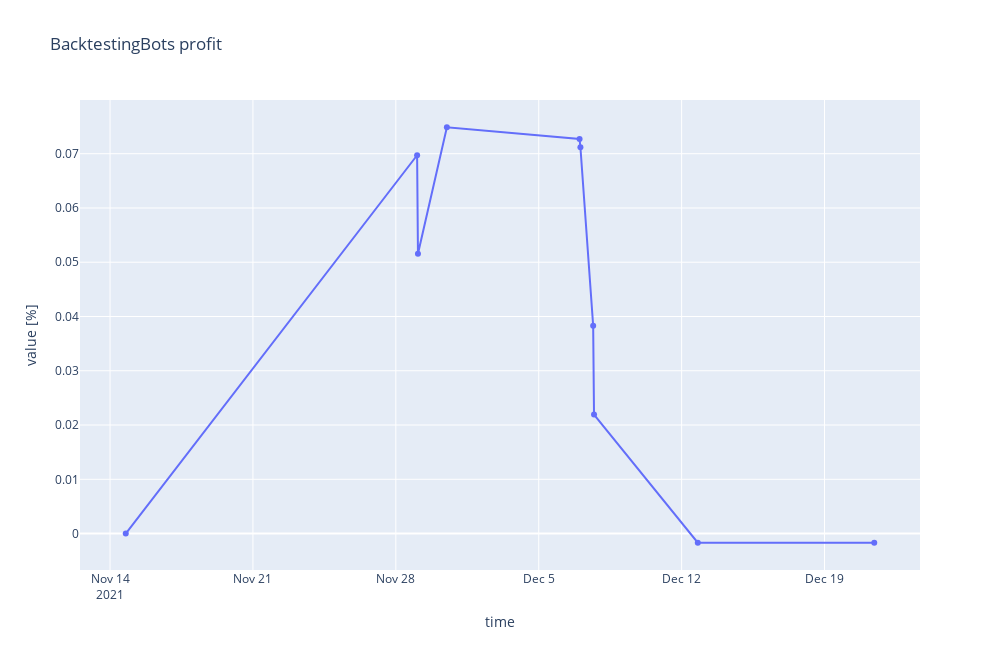
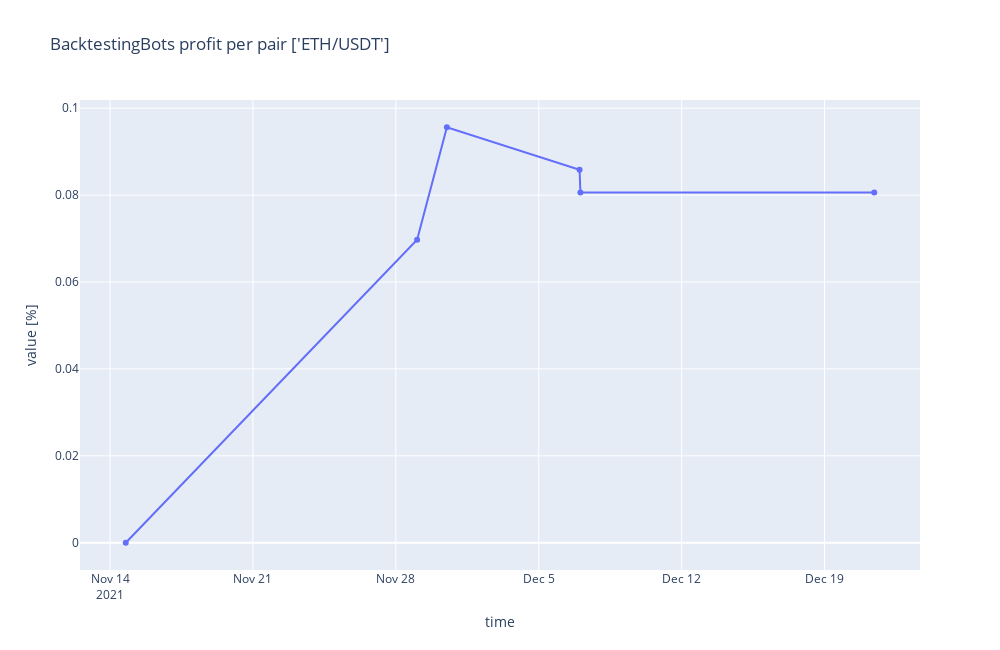
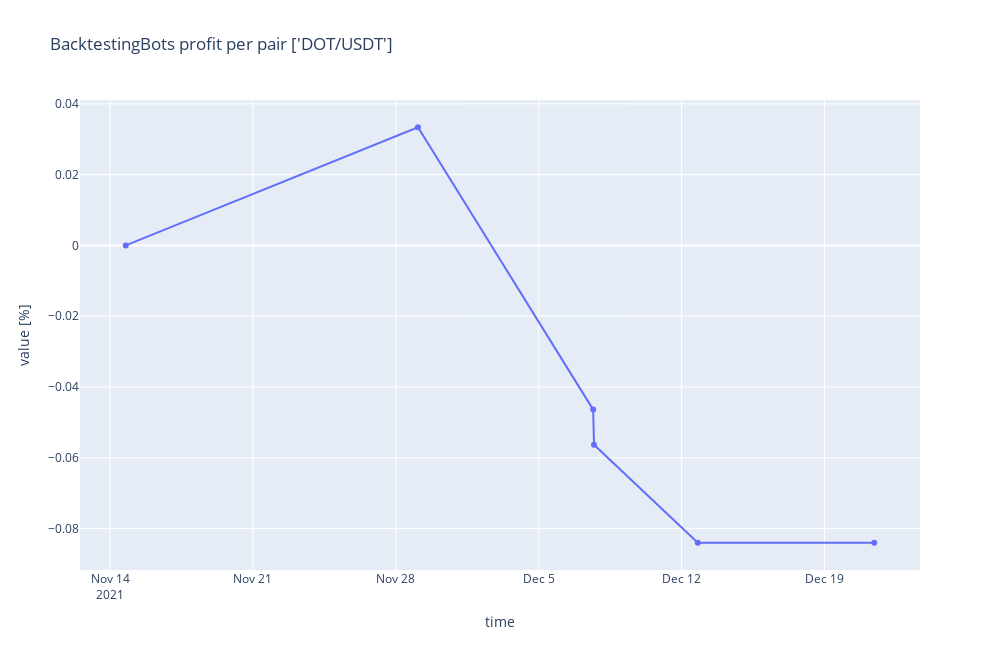

Notebook source saved alongside these figures, in order:
### Code cell
# plot_candles(candles: Dataframe, trades=None : AnalysisResult)
# plot_indicators(candles, ['rsi','ema'],  width=1500, height=850)
plot_profit(res0)
plot_profit_per_pair(res0, ["ETH/USDT"])
plot_profit_per_pair(res0, ['DOT/USDT'])
plot_profit_per_pair(res0, ['ETH/USDT', 'DOT/USDT'])
plot_profit_per_pair(res0)

### Figure 1 — Plotly figure (JSON) as saved in the notebook; plotly's stock layout.template omitted (floating-point values rounded to 4 significant figures)
{"data": [{"mode": "lines+markers", "name": "profit", "type": "scatter", "x": ["2021-11-14T18:27:26.260516", "2021-11-29T01:00:00", "2021-11-29T02:00:00", "2021-11-30T12:00:00", "2021-12-07T00:00:00", "2021-12-07T01:00:00", "2021-12-07T16:00:00", "2021-12-07T17:00:00", "2021-12-12T19:00:00", "2021-12-21T10:27:26.260516"], "y": [0, 0.06972, 0.05155, 0.07487, 0.07272, 0.07118, 0.03829, 0.02192, -0.00169, -0.00169]}], "layout": {"height": 650, "title": {"text": "BacktestingBots profit"}, "width": 1000, "xaxis": {"autorange": true, "range": ["2021-11-12 12:40:10.99", "2021-12-23 16:14:41.5311"], "title": {"text": "time"}, "type": "date"}, "yaxis": {"autorange": true, "range": [-0.006712, 0.07989], "title": {"text": "value [%]"}, "type": "linear"}}}

### Figure 2 — Plotly figure (JSON) as saved in the notebook; plotly's stock layout.template omitted (floating-point values rounded to 4 significant figures)
{"data": [{"mode": "lines+markers", "name": "ETH/USDT", "type": "scatter", "x": ["2021-11-14T18:27:26.260516", "2021-11-29T01:00:00", "2021-11-30T12:00:00", "2021-12-07T00:00:00", "2021-12-07T01:00:00", "2021-12-21T10:27:26.260516"], "y": [0, 0.06972, 0.09562, 0.08583, 0.08063, 0.08063]}], "layout": {"height": 650, "title": {"text": "BacktestingBots profit per pair ['ETH/USDT']"}, "width": 1000, "xaxis": {"autorange": true, "range": ["2021-11-12 12:40:10.99", "2021-12-23 16:14:41.5311"], "title": {"text": "time"}, "type": "date"}, "yaxis": {"autorange": true, "range": [-0.006271, 0.1019], "title": {"text": "value [%]"}, "type": "linear"}}}

### Figure 3 — Plotly figure (JSON) as saved in the notebook; plotly's stock layout.template omitted (floating-point values rounded to 4 significant figures)
{"data": [{"mode": "lines+markers", "name": "DOT/USDT", "type": "scatter", "x": ["2021-11-14T18:27:26.260516", "2021-11-29T02:00:00", "2021-12-07T16:00:00", "2021-12-07T17:00:00", "2021-12-12T19:00:00", "2021-12-21T10:27:26.260516"], "y": [0, 0.03339, -0.04639, -0.05634, -0.08401, -0.08401]}], "layout": {"height": 650, "title": {"text": "BacktestingBots profit per pair ['DOT/USDT']"}, "width": 1000, "xaxis": {"autorange": true, "range": ["2021-11-12 12:40:10.99", "2021-12-23 16:14:41.5311"], "title": {"text": "time"}, "type": "date"}, "yaxis": {"autorange": true, "range": [-0.09171, 0.04109], "title": {"text": "value [%]"}, "type": "linear"}}}
